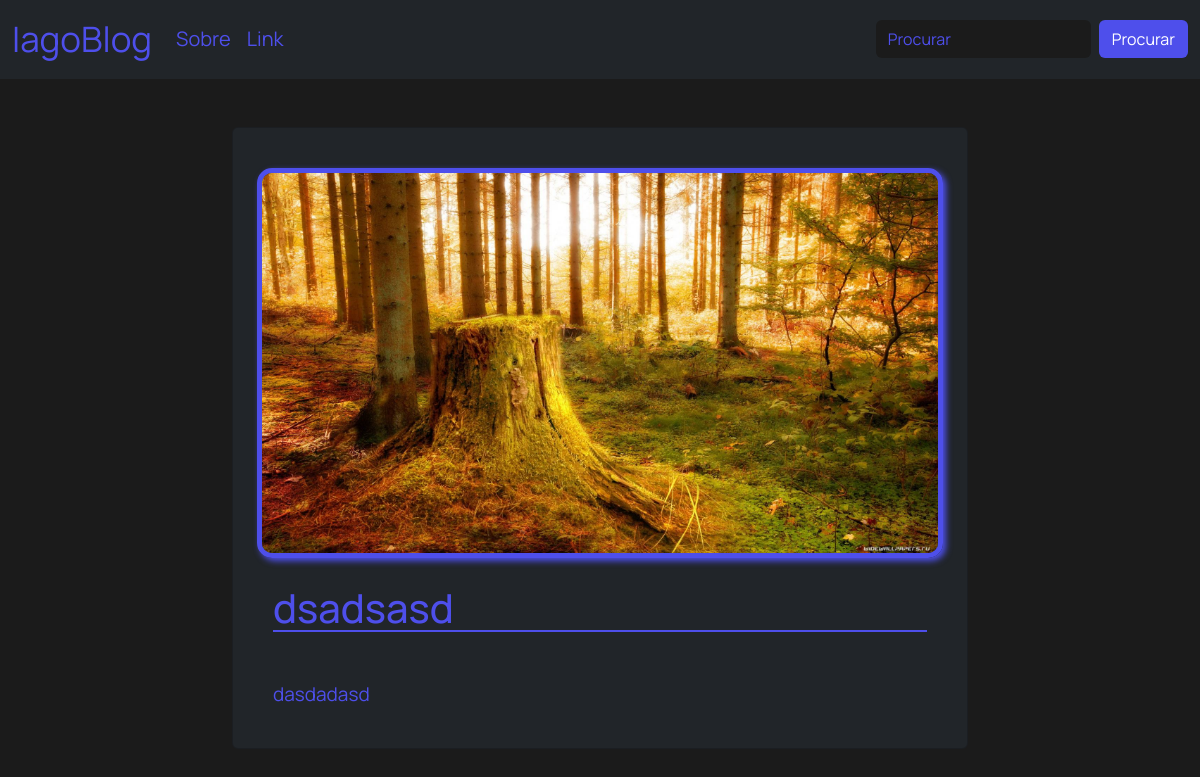
/dsadsasd/, run on the app's committed database.
### app/models.py (models this page shows, shortened)
class Post(models.Model):
    title = models.CharField(max_length=200, unique=True)
    slug = models.SlugField(max_length=200, blank=True)
    author = models.ForeignKey(get_user_model(), on_delete=models.CASCADE, related_name='app_posts', null=True)
    created_on = models.DateTimeField(auto_now_add=True)
    update_on = models.DateTimeField(auto_now=True)
    content = models.TextField()
    status = models.IntegerField(choices=Status, default=0)
    image = models.ImageField(upload_to='post_images/', null=True, blank=True) # post_images/ é o diretório onde as imagens serão armazenadas
    class Meta:
        ordering =  ["-created_on"]

### app/views.py (the view)
# urls.py: path('<slug:slug>/', views.DetailView.as_view(), name='post_detail'),
class DetailView(generic.DetailView):
    model = Post
    template_name = 'post_detail.html'

### app/templates/post_detail.html (shortened to what this page needs)
{% load static %}
<!DOCTYPE html>
<html lang="pt-br">
<head>
    <link rel="stylesheet" href="{% static 'app/css/post_detail.css' %}">
</head>
<body>
    {% block content %}
    {% include "navbar.html" %}
    <main class="container py-5">
        <div class="row justify-content-center">
            <div class="col-md-8">
                <div class="card card_detalhes bg-dark p-4">
                    {% if object.image %}
                        <img src="{{ object.image.url }}" alt="{{ object.title }}" class="mx-auto mt-3 w-100 imagem-com-borda">
                    {% endif %}
                    <div class="card-body">
                        <h3 class="titulodetails linha card-title">{{ object.title }}</h3>
                        <p class="card-text mt-5">{{ object.content | safe }}</p>
                    </div>
                </div>
            </div>
        </div>
    </main>
    {% endblock %}
    {% block extrastyles %}
    <link rel="stylesheet" href="{% static 'app/css/post_detail.css' %}">
    {% endblock %}
</body>
</html>

### app/static/app/css/post_detail.css (style rules this page uses)
div.card_detalhes img.imagem-com-borda { border: 5px solid #4E4FEB; border-radius: 15px; box-shadow: 3px 3px 6px #4E4FEB; border-color: #4E4FEB; }
h3.card-title { font-size: 40px; color: #4E4FEB; margin-top: 10px; }
p.card-text { color: #4E4FEB; font-size: 19px; }
.linha { position: relative; }
.linha::after { content: ''; position: absolute; width: 100%; height: 2px; background-color: #4E4FEB; bottom: 0; left: 0; margin-top: 5px; }

### app/static/app/css/navbar.css (style rules this page uses)
body { background-color: #1B1B1B; font-family: 'Manrope', sans-serif; }

### data on the page
Post: image (picture), title "dsadsasd", content "dasdadasd"
